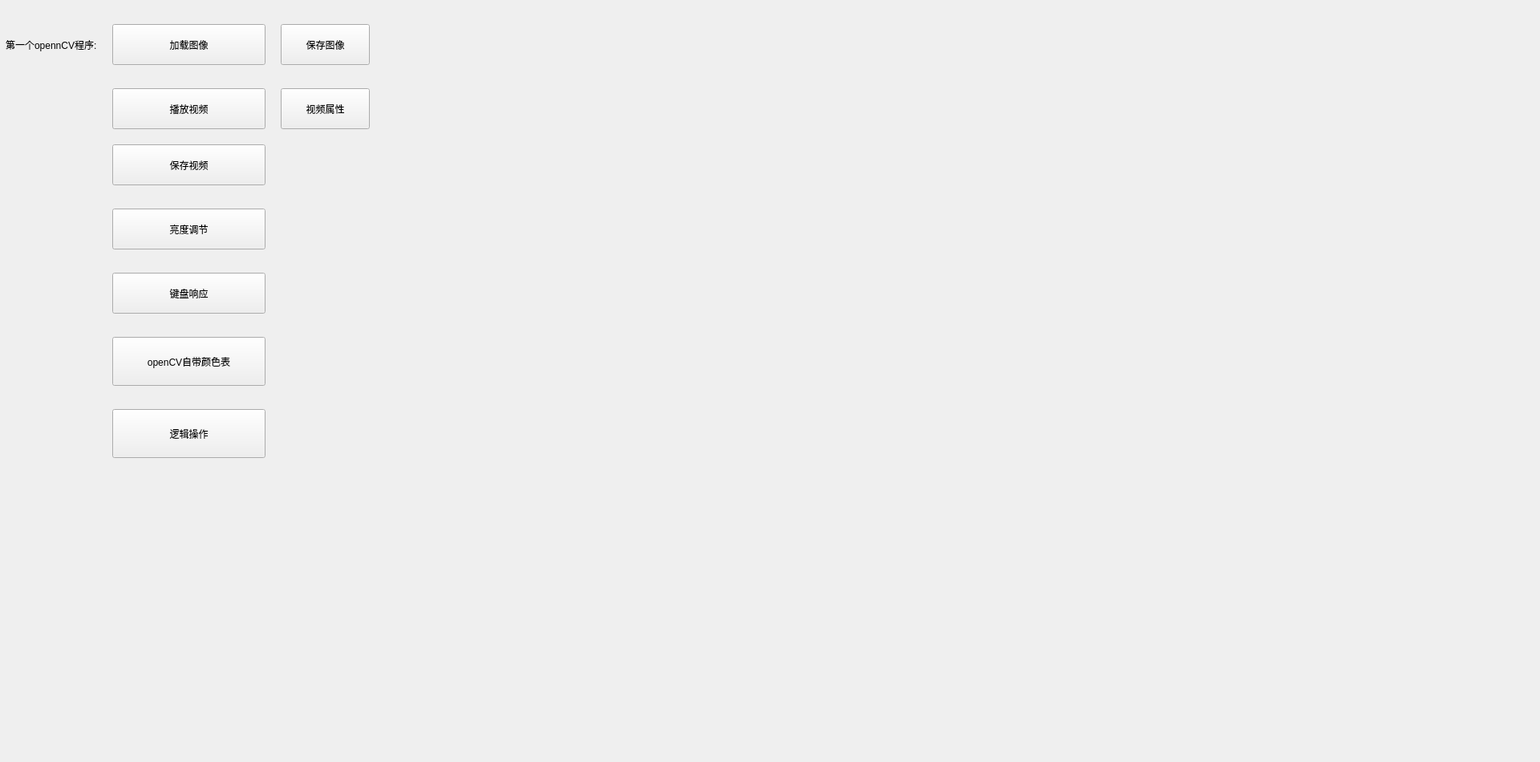
<?xml version="1.0" encoding="UTF-8"?>
<ui version="4.0">
 <class>introductionClass</class>
 <widget class="QWidget" name="introductionClass">
  <property name="geometry">
   <rect>
    <x>0</x>
    <y>0</y>
    <width>1920</width>
    <height>950</height>
   </rect>
  </property>
  <property name="windowTitle">
   <string>Form</string>
  </property>
  <widget class="QPushButton" name="pushButton_first_openncv_program">
   <property name="geometry">
    <rect>
     <x>140</x>
     <y>30</y>
     <width>191</width>
     <height>51</height>
    </rect>
   </property>
   <property name="text">
    <string>加载图像</string>
   </property>
  </widget>
  <widget class="QLabel" name="label_first_openncv_program">
   <property name="geometry">
    <rect>
     <x>7</x>
     <y>40</y>
     <width>131</width>
     <height>31</height>
    </rect>
   </property>
   <property name="text">
    <string>第一个opennCV程序:</string>
   </property>
  </widget>
  <widget class="QPushButton" name="pushButton_save_image">
   <property name="geometry">
    <rect>
     <x>350</x>
     <y>30</y>
     <width>111</width>
     <height>51</height>
    </rect>
   </property>
   <property name="text">
    <string>保存图像</string>
   </property>
  </widget>
  <widget class="QPushButton" name="pushButton_video">
   <property name="geometry">
    <rect>
     <x>140</x>
     <y>110</y>
     <width>191</width>
     <height>51</height>
    </rect>
   </property>
   <property name="text">
    <string>播放视频</string>
   </property>
  </widget>
  <widget class="QPushButton" name="pushButton_video_info">
   <property name="geometry">
    <rect>
     <x>350</x>
     <y>110</y>
     <width>111</width>
     <height>51</height>
    </rect>
   </property>
   <property name="text">
    <string>视频属性</string>
   </property>
  </widget>
  <widget class="QPushButton" name="pushButton_save_video">
   <property name="geometry">
    <rect>
     <x>140</x>
     <y>180</y>
     <width>191</width>
     <height>51</height>
    </rect>
   </property>
   <property name="text">
    <string>保存视频</string>
   </property>
  </widget>
  <widget class="QPushButton" name="pushButton_brightness">
   <property name="geometry">
    <rect>
     <x>140</x>
     <y>260</y>
     <width>191</width>
     <height>51</height>
    </rect>
   </property>
   <property name="text">
    <string>亮度调节</string>
   </property>
  </widget>
  <widget class="QPushButton" name="pushButton_keyboard">
   <property name="geometry">
    <rect>
     <x>140</x>
     <y>340</y>
     <width>191</width>
     <height>51</height>
    </rect>
   </property>
   <property name="text">
    <string>键盘响应</string>
   </property>
  </widget>
  <widget class="QPushButton" name="pushButton_color_surface">
   <property name="geometry">
    <rect>
     <x>140</x>
     <y>420</y>
     <width>191</width>
     <height>61</height>
    </rect>
   </property>
   <property name="text">
    <string>openCV自带颜色表</string>
   </property>
  </widget>
  <widget class="QPushButton" name="pushButton_logic">
   <property name="geometry">
    <rect>
     <x>140</x>
     <y>510</y>
     <width>191</width>
     <height>61</height>
    </rect>
   </property>
   <property name="text">
    <string>逻辑操作</string>
   </property>
  </widget>
 </widget>
 <resources/>
 <connections/>
</ui>
